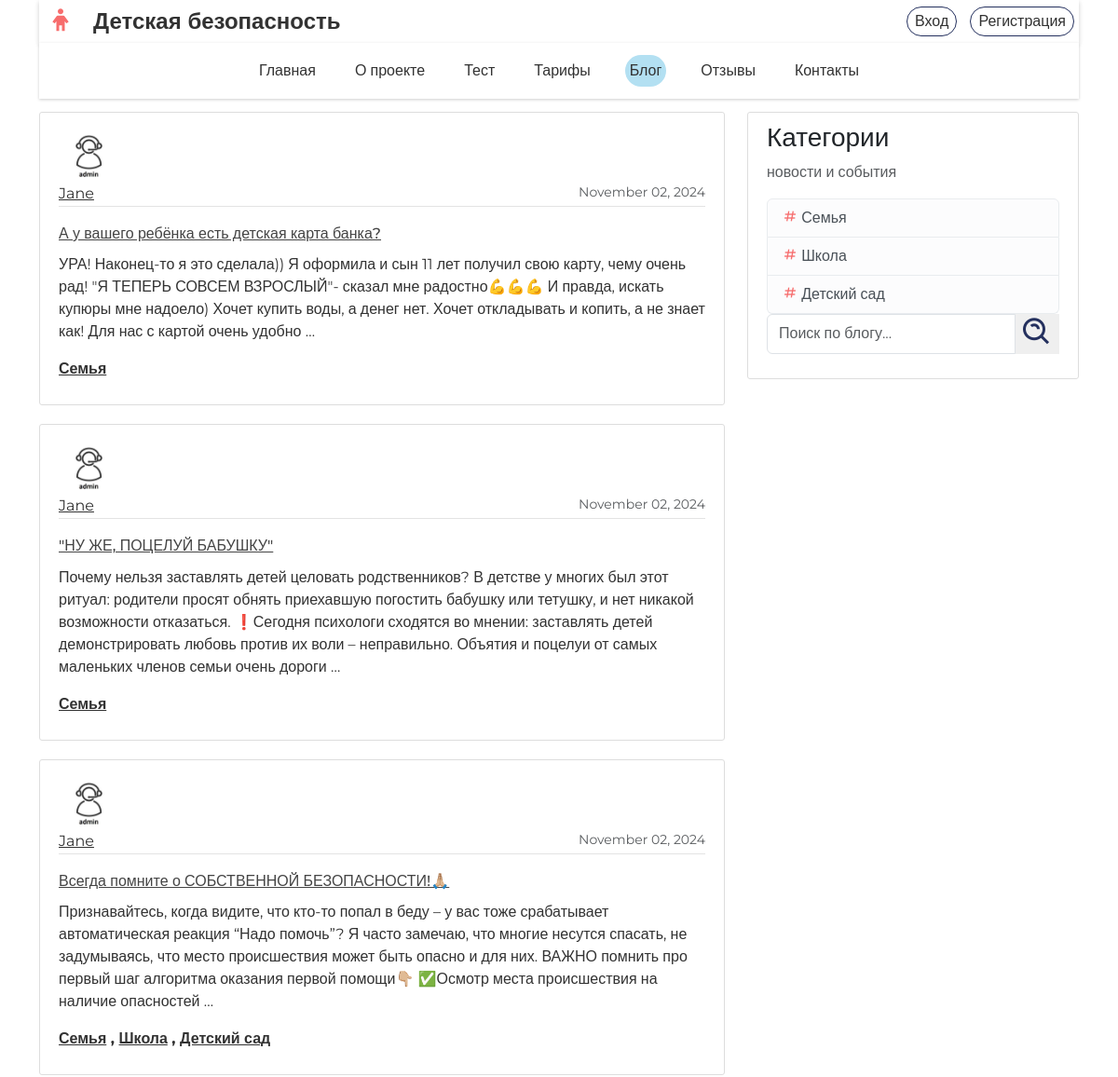
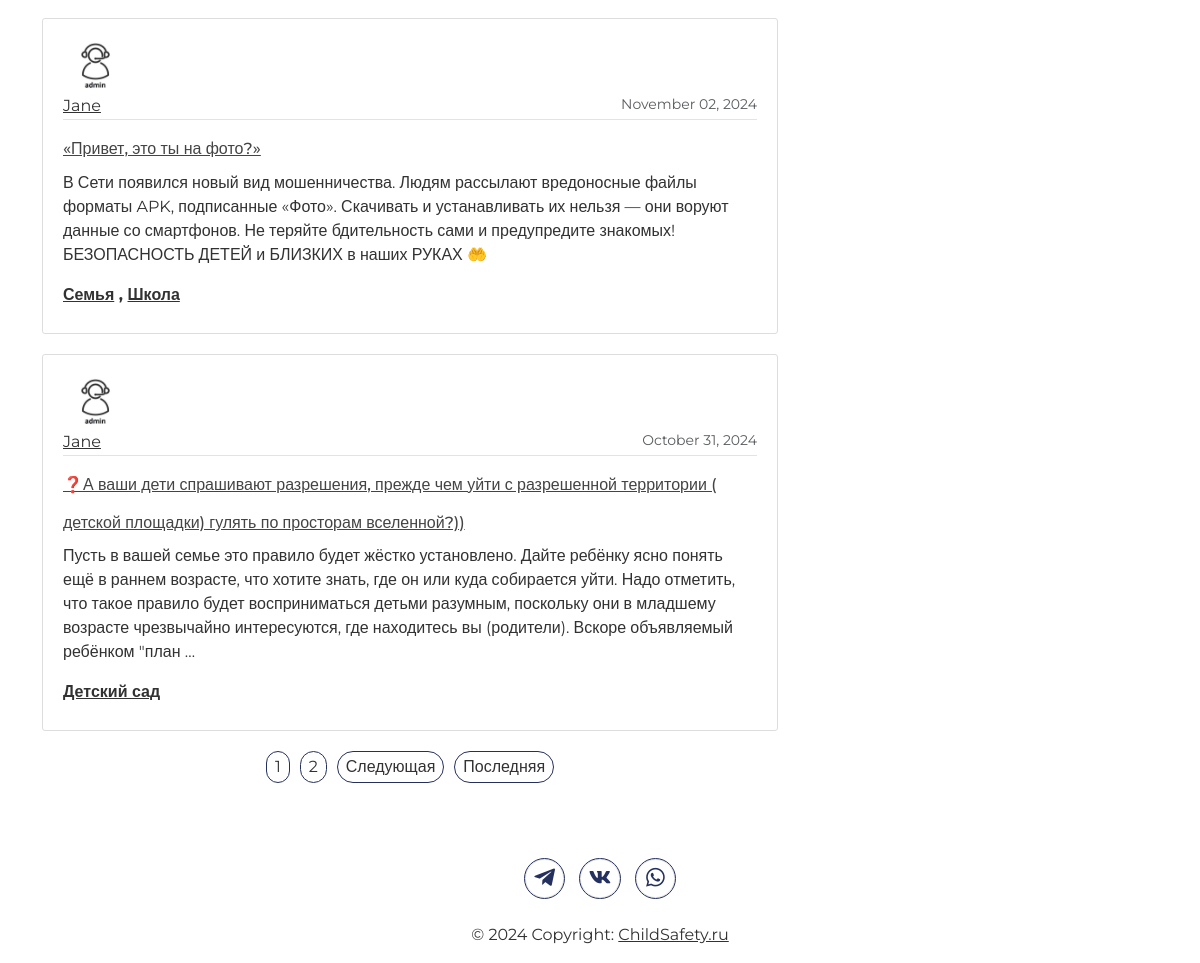
The page /myblog/ on the database its author committed (2 pictures, top to bottom).
### blog/models.py (models this page shows, shortened)
class Post(models.Model):
    title = models.CharField(max_length=800)
    content = models.TextField()
    date_posted = models.DateTimeField(default=timezone.now)
    author = models.ForeignKey(User, on_delete=models.CASCADE)
    categories = models.ManyToManyField(Category, related_name='posts')

class Category(models.Model):
    name = models.CharField(max_length=100)

### users/models.py (models this page shows, shortened)
class Profile(models.Model):
    user = models.OneToOneField(User, on_delete=models.CASCADE)
    image = models.ImageField(default='default.jpg', upload_to='profile_pics')
    can_create_posts = models.BooleanField(default=False)

### blog/views.py (the view)
# urls.py: path('myblog/', PostListView.as_view(), name='blog-myblog'),
class PostListView(ListView):
    model = Post
    template_name = 'blog/myblog.html'
    context_object_name = 'posts'
    paginate_by = 5
    def get_queryset(self):
        category_id = self.request.GET.get('category')
        if category_id:
            return Post.objects.filter(categories__id=category_id).order_by('-date_posted')
        return Post.objects.all().order_by('-date_posted')
    def get_context_data(self, **kwargs):
        context = super().get_context_data(**kwargs)
        context['active_page'] = 'myblog'
        context['categories'] = Category.objects.all()
        return context

### blog/templates/blog/myblog.html (shortened to what this page needs)
{% extends "blog/base.html" %}
{% block content %}
    <div class="row">
        <div class="col-md-8">
            <div class="post-list">
                {% for post in posts %}
                    <article class="media content-section">
                        <img class="rounded-circle article-img" src="{{ post.author.profile.image.url }}">
                        <div class="media-body">
                            <div class="article-metadata d-flex justify-content-between">
                                <a class="mr-2" href="{% url 'user-posts' post.author.username %}">{{ post.author }}</a>
                                <small class="text-muted">{{ post.date_posted|date:"F d, Y" }}</small>
                            </div>
                            <h2><a class="article-title" href="{% url 'post-detail' post.id %}">{{ post.title }}</a>
                            </h2>
                            <p class="article-content">{{ post.content|truncatewords:50 }}</p>
                            <p class="article-category">
                                <strong>
                                    {% for category in post.categories.all %}
                                        <a href="?category={{ category.id }}">{{ category.name }}</a>
                                        {% if not forloop.last %},
                                        {% endif %}
                                    {% endfor %}
                                </strong>
                            </p>
                        </div>
                    </article>
                {% endfor %}
            </div>
            <div class="pagination justify-content-center">
                {% if is_paginated %}
                    {% for num in page_obj.paginator.page_range %}
                        {% if page_obj.number == num %}
                            <a class="btn btn-info mb-4 mr-1"
                               href="?page={{ num }}&category={{ request.GET.category }}">{{ num }}</a>
                        {% elif num > page_obj.number|add:'-3' and num < page_obj.number|add:'3' %}
                            <a class="btn btn-outline-info mb-4 mr-1"
                               href="?page={{ num }}&category={{ request.GET.category }}">{{ num }}</a>
                        {% endif %}
                    {% endfor %}
                    {% if page_obj.has_next %}
                        <a class="btn btn-outline-info mb-4 mr-1"
                           href="?page={{ page_obj.next_page_number }}&category={{ request.GET.category }}">Следующая</a>
                        <a class="btn btn-outline-info mb-4 mr-1"
                           href="?page={{ page_obj.paginator.num_pages }}&category={{ request.GET.category }}">Последняя</a>
                    {% endif %}
                {% endif %}
            </div>
        </div>
        <div class="col-md-4">
            <div class="content-section">
                <h3>Категории</h3>
                <p class='text-muted'>новости и события</p>
                <ul class="list-group">
                    {% for category in categories %}
                        <li class="list-group-item list-group-item-light">
                            <i class='bx bx-hash' style='color:#f76d6d'></i>
                            <a href="?category={{ category.id }}">{{ category.name }}</a>
                        </li>
                    {% endfor %}
                </ul>
                <div class="search-blog">
                    <form id="search-form" class="search-form mb-3">
                        <div class="input-group">
                            <input type="text" id="search-input" placeholder="Поиск по блогу..." class="form-control">
                            <div class="input-group-append">
                                <button class="btn-search" type="submit">
                                    <i class='bx bx-search-alt bx-md bx-tada-hover'></i>
                                </button>
                            </div>
                        </div>
                    </form>
                </div>
            </div>
        </div>
    </div>
{% endblock content %}

### blog/templates/blog/base.html (shortened to what this page needs)
{% load static %}
<!DOCTYPE html>
<html lang="ru">
<head>
    <link rel="stylesheet" href="{% static 'blog/bootstrap.min.css' %}">
    <link rel="stylesheet" type="text/css" href="{% static 'blog/main.css' %}">
    <link href='https://unpkg.com/boxicons@2.1.4/css/boxicons.min.css' rel='stylesheet'>
</head>
<body class="d-flex flex-column h-100">
<header class="header-container container sticky-top">
    <div class="logo-container container">
        <div class="row align-items-center">
            <div class="col-2">
                <a class="navbar-brand mr-4 logo" href="{% url 'blog-myblog' %}">
                    <i class='bx-fw bx bx-child bx-md bx-tada-hover custom-icon'></i>
                    <span class="logo-text">Детская безопасность</span>
                </a>
            </div>
            <div class="col-10 d-flex justify-content-end">
                <div class="auth-links">
                    {% if user.is_authenticated %}
                        {% with user.profile as profile %}
                            {% if profile.can_create_posts %}
                                <a class="btn" href="{% url 'post-create' %}">Новая запись</a>
                            {% endif %}
                        {% endwith %}
                        <a class="btn" href="{% url 'profile' %}">Профиль</a>
                        <form action="{% url 'logout' %}" method="post" class="d-inline">
                            {% csrf_token %}
                            <button type="submit" class="btn btn-success">Выход</button>
                        </form>
                    {% else %}
                        <a class="btn" href="{% url 'login' %}">Вход</a>
                        <a class="btn" href="{% url 'register' %}">Регистрация</a>
                    {% endif %}
                </div>
            </div>
        </div>
    </div>
    <div class="menu-container container">
        <nav class="navbar navbar-expand-lg">
            <div class="collapse navbar-collapse" id="menu-nav">
                <ul class="navbar-nav mx-auto">
                    <li class="nav-item {% if active_page == 'home' %}active{% endif %} mx-3">
                        <a href="{% url 'blog-home' %}" class="nav-link pl-0">Главная</a>
                    </li>
                    <li class="nav-item {% if active_page == 'about' %}active{% endif %} mx-3"><a
                            href="{% url 'blog-about' %}" class="nav-link">О проекте</a></li>
                    <li class="nav-item {% if active_page == 'test' %}active{% endif %} mx-3"><a
                            href="{% url 'test-test' %}"
                            class="nav-link">Тест</a>
                    </li>
                    <li class="nav-item {% if active_page == 'courses' %}active{% endif %} mx-3"><a
                            href="{% url 'blog-courses' %}" class="nav-link">Тарифы</a>
                    </li>
                    <li class="nav-item {% if active_page == 'myblog' %}active{% endif %} mx-3"><a
                            href="{% url 'blog-myblog' %}" class="nav-link">Блог</a></li>
                    <li class="nav-item {% if active_page == 'reviews' %}active{% endif %} mx-3"><a
                            href="{% url 'review-reviews' %}"
                            class="nav-link">Отзывы</a>
                    </li>
                    <li class="nav-item {% if active_page == 'contact' %}active{% endif %} mx-3"><a
                            href="{% url 'contact-contact' %}"
                            class="nav-link">Контакты</a>
                    </li>
                </ul>
            </div>
        </nav>
    </div>
</header>
<main role="main" class="container flex-shrink-0">
    {% block content %}{% endblock %}
</main>
<footer class="footer-container container">
    <div class="container">
        <section class="footer-social-buttons mb-2">
            <a class="btn footer-btn" href="#!">
                <i class='bx bxl-telegram bx-sm bx-border-circle'></i></a>
            <a class="btn footer-btn" href="#!" role="button">
                <i class='bx bxl-vk bx-sm bx-border-circle'></i></a>
            <a class="btn footer-btn" href="#!" role="button">
                <i class='bx bxl-whatsapp bx-sm bx-border-circle'></i></a>
        </section>
    </div>
    <div class="footer-copyright">
        <p>© <span id="current-year"></span> Copyright:
            <a class="text" href="/">ChildSafety.ru</a></p>
    </div>
</footer>
</body>
</html>

### blog/static/blog/main.css (style rules this page uses)
html { height: 100%; margin: 0; font-family: sans-serif; line-height: 1.15; font-size: 16px; -webkit-text-size-adjust: 100%; -webkit-tap-highlight-color: rgba(0, 0, 0, 0); }
article, aside, figcaption, figure, footer, header, main, nav, section { display: block; }
body { display: flex; flex-direction: column; margin: 0; font-family: 'Montserrat', sans-serif; font-size: 1rem; font-weight: 400; line-height: 1.5; color: #212529; text-align: left; background-color: #fff; }
h1, p, li { color: #323232; }
p { font-size: 1rem; }
li { font-size: 1rem; }
.btn { padding: 3px 8px; background-color: transparent; color: #323232; border: 1px solid #24305E; border-radius: 30px; cursor: pointer; font-size: 16px; margin-right: 10px; }
.btn:last-child { margin-right: 0; }
main { flex: 1; padding: 100px 100px 50px; margin-top: 20px; }
.header-container { position: fixed; top: 0; left: 0; right: 0; z-index: 1000; background-color: white; }
.navbar-brand.logo { margin-top: 20px; font-size: 1.5rem; color: #323232; font-weight: bold; }
.logo-text { display: inline; }
.logo-container { box-shadow: 0 2px 5px rgba(0, 0, 0, 0.2); background-color: white; padding: 5px; }
.navbar-nav .nav-item .nav-link { font-size: 16px; transition: background-color 0.3s, color 0.3s; color: #323232; padding: 5px 5px; border-radius: 30px; }
.nav-item.active .nav-link { background-color: #B3E0F2; color: #323232; border-radius: 30px; padding: 5px 5px; }
.menu-container { background-color: white; box-shadow: 0 1px 3px rgba(0, 0, 0, 0.2); padding: 5px 0; }
.custom-icon { color: #F76D6D; }
.footer-container { margin-top: 0px; margin-bottom: 0px; }
.footer-copyright p, a { font-size: 16px; line-height: 1.5; color: #323232; margin: 0; }
footer { color: white; text-align: center; }
.footer-btn { padding: 0px 0px; }
.footer-social-buttons .footer-btn { border-color: #24305E; }
.footer-social-buttons .footer-btn i { color: #24305E; }
.footer-copyright { padding: 1rem; }
.content-section { background: #ffffff; padding: 10px 20px; border: 1px solid #dddddd; border-radius: 3px; margin-bottom: 20px; }
.article-title { color: #444444; }
.article-content { white-space: pre-line; }
.article-img { height: 65px; width: 65px; margin-right: 16px; }
.article-metadata { padding-bottom: 1px; margin-bottom: 4px; border-bottom: 1px solid #e3e3e3 }
.input-group-append { display: flex; align-items: center; justify-content: center; }
.list-group-item a { text-decoration: none; color: inherit; }
.btn-search { cursor: pointer; border: none; align-items: center; justify-content: center; color: #24305E; }
* { box-sizing: border-box; }

### rows shown on the page
Post: author.profile.image (picture), author "Jane", date_posted "November 02, 2024", title "А у вашего ребёнка есть детская карта банка?", content "УРА! Наконец-то я это сделала)) Я оформила и сын 11 лет получил свою карту, чему очень рад! \"Я ТЕПЕРЬ СОВСЕМ ВЗРОСЛЫЙ\"- сказал мне радостно💪💪💪 И правда, искать купюры мне надоело) Хочет купить воды, а денег нет. Хочет откладывать и копить, а не знает как! Для нас с картой очень удобно …"
Category: name "Семья"
Post: author.profile.image (picture), author "Jane", date_posted "November 02, 2024", title "\"НУ ЖЕ, ПОЦЕЛУЙ БАБУШКУ\"", content "Почему нельзя заставлять детей целовать родственников? В детстве у многих был этот ритуал: родители просят обнять приехавшую погостить бабушку или тетушку, и нет никакой возможности отказаться. ❗Сегодня психологи сходятся во мнении: заставлять детей демонстрировать любовь против их воли – неправильно. Объятия и поцелуи от самых маленьких членов семьи очень дороги …"
Post: author.profile.image (picture), author "Jane", date_posted "November 02, 2024", title "Всегда помните о СОБСТВЕННОЙ БЕЗОПАСНОСТИ!🙏🏼", content "Признавайтесь, когда видите, что кто-то попал в беду – у вас тоже срабатывает автоматическая реакция “Надо помочь”? Я часто замечаю, что многие несутся спасать, не задумываясь, что место происшествия может быть опасно и для них. ВАЖНО помнить про первый шаг алгоритма оказания первой помощи👇🏼 ✅Осмотр места происшествия на наличие опасностей …"
Category: name "Школа"
Category: name "Детский сад"
Post: author.profile.image (picture), author "Jane", date_posted "November 02, 2024", title "«Привет, это ты на фото?»", content "В Сети появился новый вид мошенничества. Людям рассылают вредоносные файлы форматы APK, подписанные «Фото». Скачивать и устанавливать их нельзя — они воруют данные со смартфонов. Не теряйте бдительность сами и предупредите знакомых! БЕЗОПАСНОСТЬ ДЕТЕЙ и БЛИЗКИХ в наших РУКАХ 🤲"
Post: author.profile.image (picture), author "Jane", date_posted "October 31, 2024", title "❓А ваши дети спрашивают разрешения, прежде чем уйти с разрешенной территории ( детской площадки) гулять по просторам вселенной?))", content "Пусть в вашей семье это правило будет жёстко установлено. Дайте ребёнку ясно понять ещё в раннем возрасте, что хотите знать, где он или куда собирается уйти. Надо отметить, что такое правило будет восприниматься детьми разумным, поскольку они в младшему возрасте чрезвычайно интересуются, где находитесь вы (родители). Вскоре объявляемый ребёнком \"план …"

### other values the page prints
{{ num }} "1"
{{ num }} "2"
